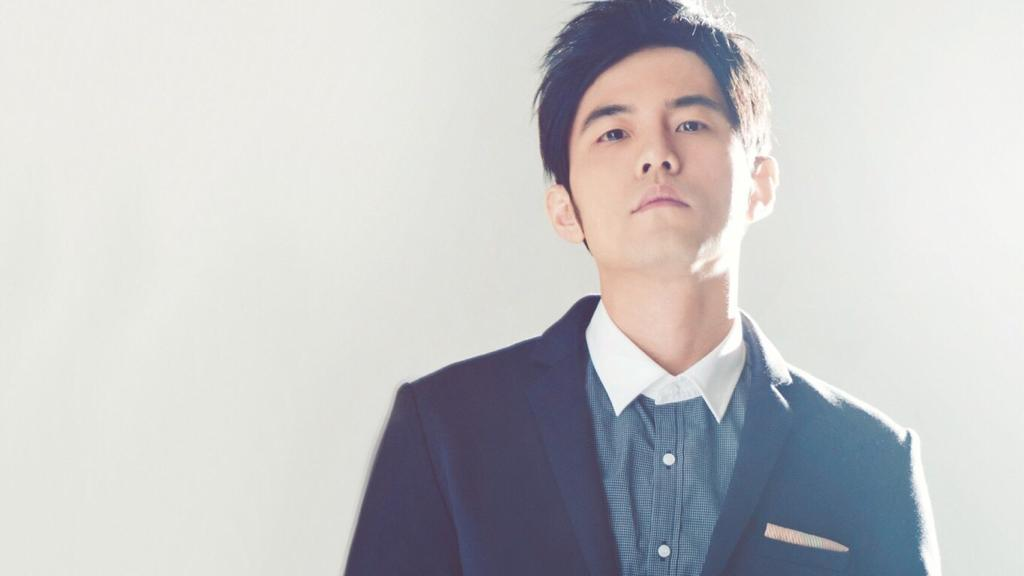
#> input picture src/playground/srcs/1.jpg, 1024 x 576 px
$ python private_chef.py
#> lines starting #> are read from the running program, lines starting #| are printed output that depends on the picture
# description: private_chef
# date: 2021/2/9 22:13
# author: objcat
# version: 1.0

from PIL import Image
from PIL import ImageFilter


class Privatechef:
    name = None
    age = None

    def __init__(self, name, age):
        self.name = name
        self.age = age
        print(f"您的私人厨师 {name} 上线了! 年龄: {age}")

    def make_luosifen(self):
        print("厨师做出一碗香喷喷的螺蛳粉端到了你面前")

    def qe(self):
        print("请问有什么需要帮助的吗")
        a = input()
        if a == "我饿了":
            print("我去给你做一碗螺丝粉吧!")

    # 素描
    def p_picture(self):
        square = Image.open("./1.jpg")
#> square is the input picture: PIL image 1024x576 RGB; mean R, G, B 198.9, 198.7, 199.6
        square1 = square.filter(ImageFilter.EDGE_ENHANCE_MORE)  # 选择轮廓效果
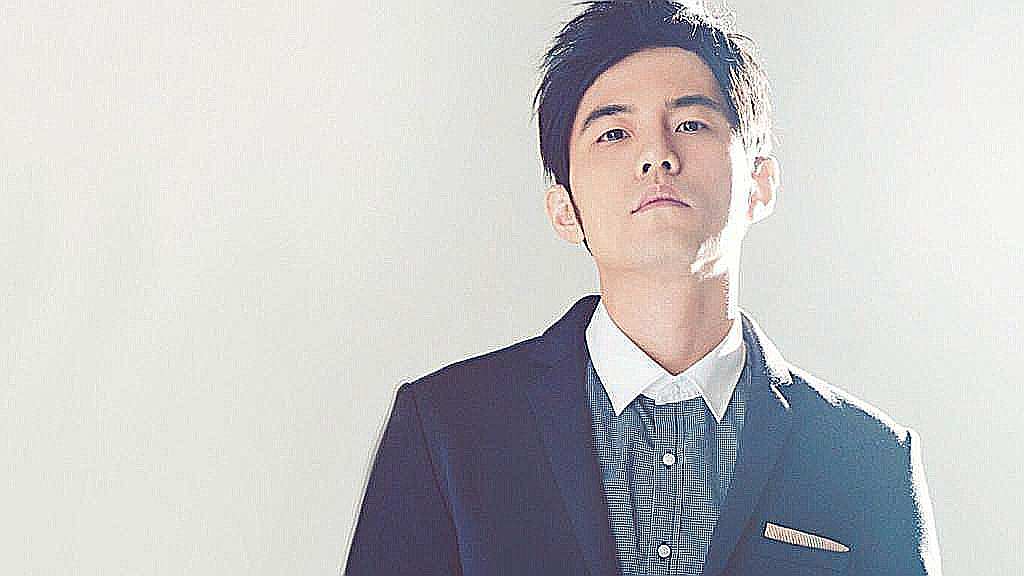
#> square1: PIL image 1024x576 RGB; mean R, G, B 198.6, 198.3, 198.9
        square1.save("./2.jpg")
        print("照片制作完成")


if __name__ == '__main__':
    # 创建厨师
    srcs = Privatechef("中华小当家", 18)
    # 素描
    srcs.p_picture()
